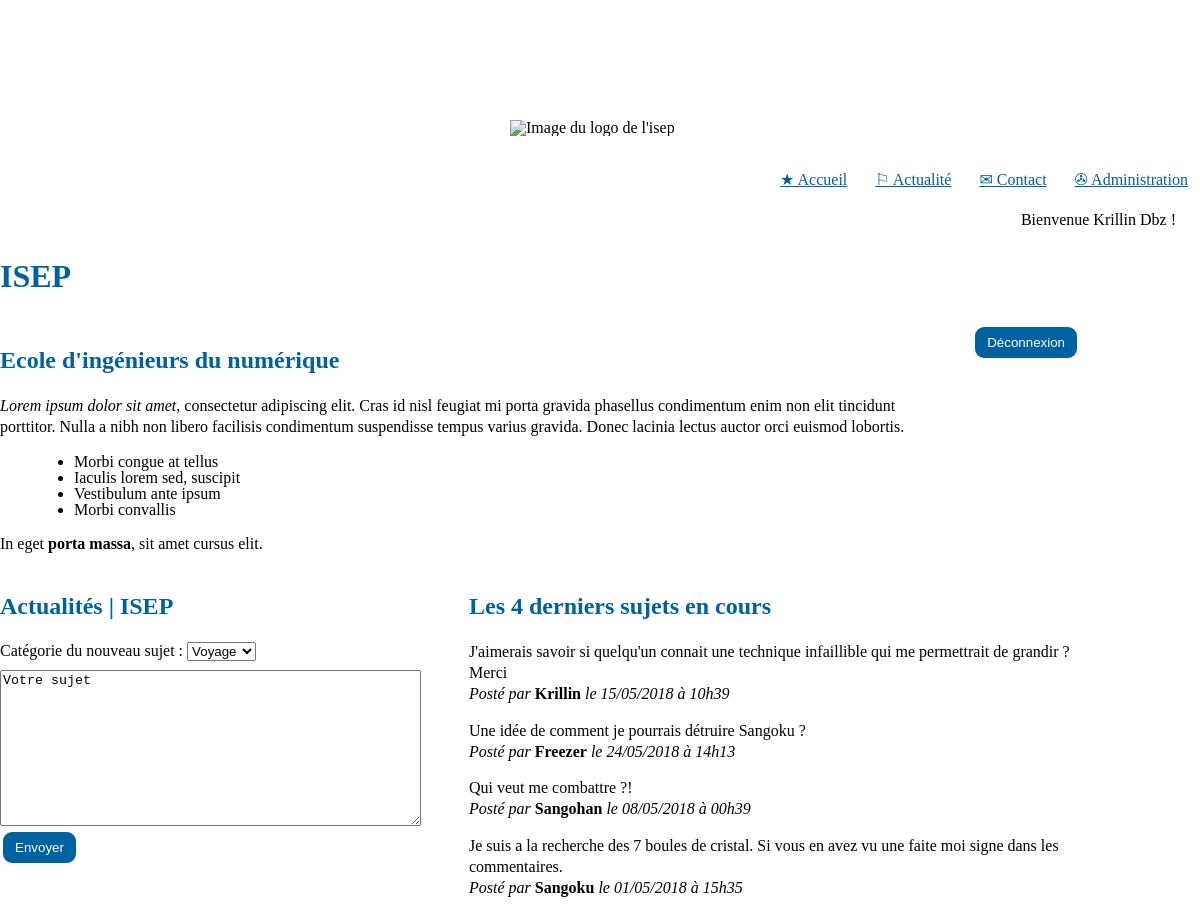
The page /php/index.php (signed in) on the database its author committed.
### tables this page shows
CREATE TABLE IF NOT EXISTS `subjects` (
  `id` int(11) NOT NULL AUTO_INCREMENT,
  `content` text NOT NULL,
  `category` varchar(100) NOT NULL DEFAULT 'Autre',
  `dateTime` datetime NOT NULL DEFAULT CURRENT_TIMESTAMP,
  `user_id` int(11) NOT NULL,
  PRIMARY KEY (`id`)
);

CREATE TABLE IF NOT EXISTS `users` (
  `id` int(11) NOT NULL AUTO_INCREMENT,
  `name` varchar(100) NOT NULL,
  `last_name` varchar(100) NOT NULL,
  `mail` varchar(100) NOT NULL,
  `pass` varchar(100) NOT NULL,
  `status` varchar(100) NOT NULL DEFAULT 'member',
  PRIMARY KEY (`id`)
);

### php/controllers/fonctions.php (called while the page is built, shortened)
<?php
include "models/requetes.php";
function isUserConnected(){
    return isset($_SESSION['user_name'])?true:false;
}

### php/controllers/mainController.php (called while the page is built, shortened)
<?php
if (!isset($_GET['function']) || empty($_GET['function'])) {
    $function = "default";
} else {
    $function = $_GET['function'];
}
switch ($function) {
    case 'default':
        $vue = "accueil";
        break;
}
require "views/header.php";
include('views/' . $vue . '.php');

### php/models/requetes.php (called while the page is built, shortened)
<?php
function get_subjects(PDO $bdd, int $n, string $filtre): array {
    $statement = $bdd->prepare('SELECT subjects.id AS subject_id, subjects.dateTime AS subjectDateTime,MAX(responses.dateTime) AS lastResponseDateTime, subjects.category, subjects.content AS subjectContent,users.name AS subjectUserName
                                         FROM ((subjects
                                         INNER JOIN users ON subjects.user_id = users.id )
                                         /*Pour aussi récupérer les sujets qui n ont pas encore de réponses on utilise LEFT JOIN*/
                                         LEFT JOIN responses ON responses.subject_id = subjects.id)
                                         WHERE '.$filtre.'
                                         GROUP BY subjects.id
                                         ORDER  BY lastResponseDateTime DESC
                                         LIMIT '.$n);
    $statement->execute();
    $return = $statement->fetchAll();
    return $return;
}

### php/views/fonctions.php (the view, shortened to what this page needs)
<?php
function displayDeconnexion(){
    if(isUserConnected()){
        return '<button><a href="index.php?cible=mainController&function=deconnexion"> Déconnexion </a> </button>';
    }
}
function displayConnexion(){
    if(isUserConnected()){
        echo displayDeconnexion();
    }
    else{
        include 'connexion.php';
    }
}
function dateFr($dateUS){
    $dateFR = strftime('%d-%m-%Y',strtotime($dateUS));
    $dateFRslash=str_replace (  '-' , '/' ,$dateFR);
    return $dateFRslash;
}
function heureFr(string $heureUS){
    $heureFr = explode(' ',$heureUS);
    $heureFr1 = substr_replace($heureFr[1], '', -3, 3);
    $heureFr2 =str_replace (  ':' , 'h' ,$heureFr1);
    return $heureFr2;
}
function recupereSubjects($bdd,$n,$where){
    $subjects = get_subjects($bdd,$n,$where);
    foreach ($subjects as $key=>$elm){
        $subjects[$key]['subjectDate'] = dateFr($subjects[$key]['subjectDateTime']);
        $subjects[$key]['subjectTime'] = heureFr($subjects[$key]['subjectDateTime']);
    }
    return $subjects;
}
function displaySubjects($bdd,$n,$Filter){
    $subjects = recupereSubjects($bdd,$n,$Filter);
    foreach ($subjects as $key=>$elm){
        echo(
            "<p>"
                . $subjects[$key]['subjectContent'] ." <br>
                <em>Posté par</em> <strong>". $subjects[$key]['subjectUserName'] ."</strong> <em>le ". $subjects[$key]['subjectDate'] ." à " . $subjects[$key]['subjectTime'] . " </em>
            </p>"
        );
    }
}

### css/style.css (style rules this page uses)
html { --orange-isep: rgb(245,161,1); --blue-isep: rgb(0,97,160); --grey-isep: rgb(226,226,226); }
body { width: 1200px; font-family: serif; margin: 70px auto 1%; }
a { color: white; }
em { font-style: italic; }
strong { font-weight: bold; }
p { line-height: 130%; display: block; margin-top: 1em; margin-bottom: 1em; text-align: start; }
button { padding: 8px 12px 8px 12px; background-color: var(--blue-isep); color: white; border: solid; border-radius: 12px; }

### css/formControl.css (style rules this page uses)
body { padding-top: 50px; }

### rows shown on the page
subjects: content "J'aimerais savoir si quelqu'un connait une technique infaillible qui me permettrait de grandir ? Merci", user.name "Krillin", subjectDate "15/05/2018", subjectTime "10h39"
subjects: content "Une idée de comment je pourrais détruire Sangoku ?", user.name "Freezer", subjectDate "24/05/2018", subjectTime "14h13"
subjects: content "Qui veut me combattre ?!", user.name "Sangohan", subjectDate "08/05/2018", subjectTime "00h39"
subjects: content "Je suis a la recherche des 7 boules de cristal. Si vous en avez vu une faite moi signe dans les commentaires.", user.name "Sangoku", subjectDate "01/05/2018", subjectTime "15h35"

### other values the page prints
displayBienvenue('Bienvenue') "Bienvenue Krillin Dbz !"
